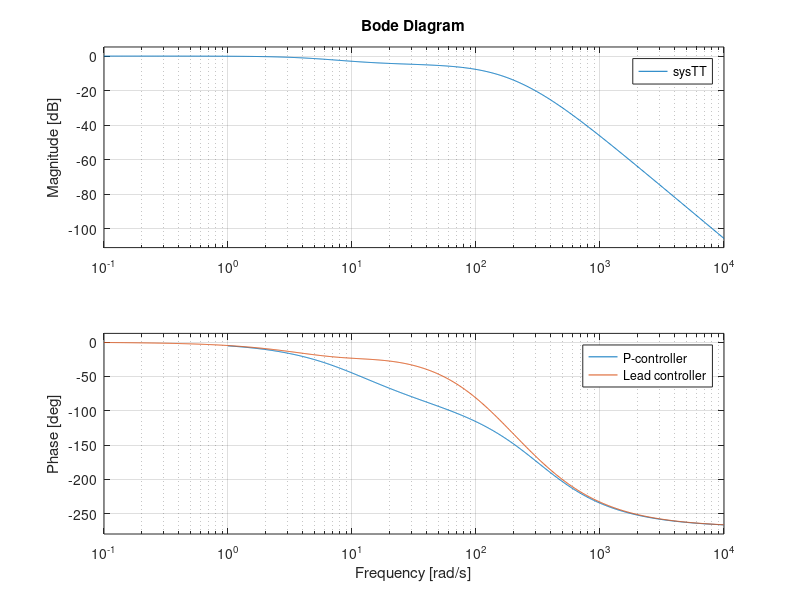

Write MATLAB code to recreate this figure.
Kp =300; % P-gain
sysT = tf(4034*Kp,[1 628 114244 4034*Kp]) % closed-loop transfer function T(s)
w = 2*2*pi; % 2 Hz frequency, rad/s
[mag,phase]=bode(sysT,w) % closed-loop freq response
bode(sysT)
hold on
grid on
%%
K_LF = 1300; % lead filter gain
sysGc = tf([1 10],[1 40]); % lead filter GC(s)
sysG=tf(4034,[1 628 114244 0 ]); % plant transfer function G(s)
sysTT = feedback(K_LF*sysGc*sysG,1) % closed-loop transfer function T(s)
w = 2*2*pi; % 2 Hz frequency, rad/s
[mag,phase] = bode(sysTT,w)

bode(sysTT)
legend("P-controller","Lead controller")
%%
